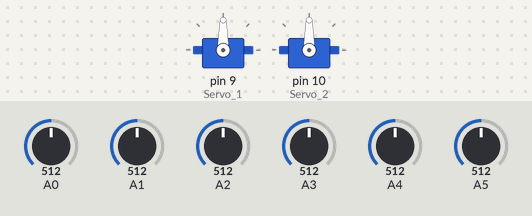
A sketch run on a simulated Arduino Uno, built with avr-gcc and run on an emulated ATmega328P. Shown: 2 × servo. Inputs (shaded band) come from the test bench; at power-on: A0 = 512, A1 = 512, A2 = 512, A3 = 512, A4 = 512, A5 = 512. What the sketch prints to the serial monitor is not drawn.

Above: at 1.3 s.
1.4 s: A0 set to 523
3.4 s: A0 set to 551
At 6.3 s:
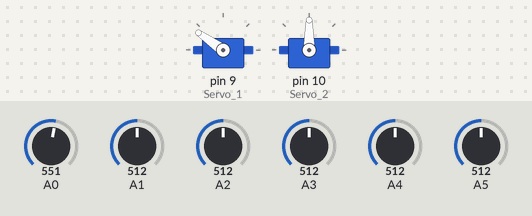
6.6 s: A1 set to 541
At 9.2 s:
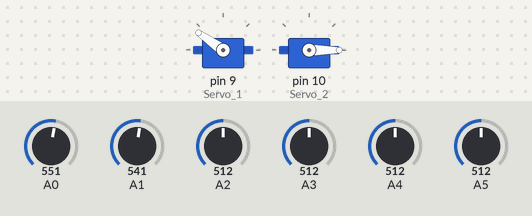
10.1 s: A2 set to 564
11.7 s: A2 set to 581
At 13.06 s:
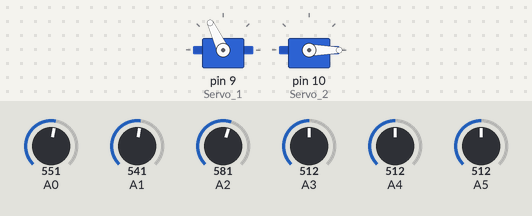
15.3 s: A0 set to 716
At 18.2 s:
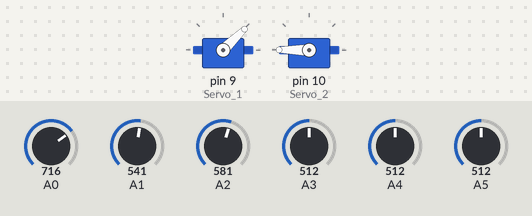
Timing chart, 0 to 21.6 s (numbered marks = the images above; inputs shaded):
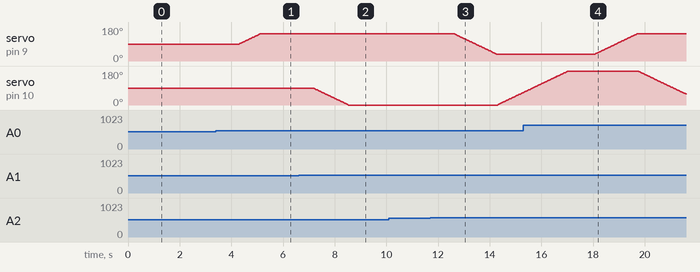

The sketch:

5.3opposite_way.ino
```cpp
#include <Servo.h>
#include <math.h>
int light_1;
int light_2;
int light_3;
int light_4;
static int pos1=90;
static int pos2=90;
const int range=20;
Servo Servo_1;
Servo Servo_2;
int Vo_AADAT;
int Vo_Fixed;
double Vin_AADAT;
double Vin_Fixed;
double real_Vo_AADAT;
double real_Vo_Fixed;
double C_AADAT;
double C_Fixed;
double P_AADAT;
double P_Fixed;

////////////////////////////////////////////////////////////////////////////////////////////////////////
int horizontal_right (int pos2){
  Servo_2.attach(10);
  while( pos2 < 180) { // goes from 180 degrees to 0 degrees

   int light_2=analogRead(A1);
   int light_4=analogRead(A3);

   if( ((light_4-light_2)<range) && ((light_4-light_2)>-range)){  //-range< x <range, means balance
     break;}
   else if(pos1>90){
      if((light_4-light_2)<-range){
          break;} }
   else{ //pos1<=90
      if((light_4-light_2)>range){
          break;} }

    pos2+= 1;
    Servo_2.write(pos2);              // tell servo 2 to go to position in variable 'pos'
    delay(15);                        // waits 15 ms for the servo to reach the position

  }//end while
  Servo_2.detach();
  return pos2;
}//end void

////////////////////////////////////////////////////////////////////////////////////////////////////////
int horizontal_left (int pos2){
  Servo_2.attach(10);
  while( pos2 > 0) { // goes from 180 degrees to 0 degrees

   int light_2=analogRead(A1);
   int light_4=analogRead(A3);

   if( ((light_4-light_2)<range) && ((light_4-light_2)>-range)){  //-range< x <range, means balance
      break;}
   else if(pos1>90){
      if((light_4-light_2)>range){
          break;} }
   else{ //pos1<=90
       if((light_4-light_2)<-range){
          break;} }

   pos2-= 1;
   Servo_2.write(pos2);              // tell servo 2 to go to position in variable 'pos'
   delay(15);                        // waits 15 ms for the servo to reach the position

  }//end while
  Servo_2.detach();
  return pos2;
}//end void
////////////////////////////////////////////////////////////////////////////////////////////////////////
int vertical_up (int pos1){
  Servo_1.attach(9);
  while(pos1 < 145){ // goes from 0 degrees to 180 degrees

   light_1=analogRead(A0);
   light_3=analogRead(A2);

   if( ((light_1-light_3)<range) && ((light_1-light_3)>-range)){  //-range< x <range, means balance
    break;}
   else if((light_1-light_3)<-range){
    break;}
   else{pos1 += 1;
    Servo_1.write(pos1);              // tell servo 1 to go to position in variable 'pos'
    delay(15); }                      // waits 15 ms for the servo to reach the position

  }//end while
  Servo_1.detach();
  return pos1;
}//end function

/////////////////////////////////////////////////////////////////////////////////////////////////////////////
int vertical_down (int pos1){
  Servo_1.attach(9);
  while(pos1 > 35){ // goes from 0 degrees to 180 degrees

   light_1=analogRead(A0);
   light_3=analogRead(A2);

   if( ((light_1-light_3)<range) && ((light_1-light_3)>-range)){  //-range< x <range, means balance
    break;}
   else if((light_1-light_3)>range){
    break;}
   else{pos1 -= 1;
    Servo_1.write(pos1);      // tell servo 1 to go to position in variable 'pos'
    delay(15); }               // waits 15 ms for the servo to reach the position

  }//end while
  Servo_1.detach();
  return pos1;
}//end function

//////////////////////////////////////////////////////////////////////////////////////////////////////////////
void setup() {

Servo_1.attach(9);
Servo_2.attach(10);
Servo_1.write(pos1);    //Reset Servo1 to original location
Servo_2.write(pos2);    //Reset Servo1 to original location
delay(15);
Servo_1.detach();
Servo_1.attach(9);

Serial.begin(9600);          //to trigger serial monitor
Serial.println("CLEARDATA"); //clears up any data left from previous projects
Serial.println("LABEL,Time,Timer,Date,ini_pos1,ini_pos2,Fin_LDR1,Fin_LDR3,Fin_LDR2,Fin_LDR4,VIn_AADAT,VIn_fixed,realV_AADAT(mV),realV_fixed(mV),C_AADAT(mA),C_fixed(mA),P_AADAT,P_fixed");
//always write LABEL, so excel knows the next things will be the names of the columns (instead of Acolumn you could write Time for instance)
Serial.println("RESETTIMER"); //resets timer to 0
////////////////////////////////////////////////////////////////////////////////////////////////////////////////
} //end void setup
///////////////////////////////////////////

void loop() {
/*
if( (light_1 || light_3)<=300){
  pos1=180-pos1;
  };
*/

Serial.print("DATA,TIME,TIMER,DATE,"); //writes the time in the first column A and the time since the measurements started in column B
Serial.print(pos1);
Serial.print(",");
Serial.print(pos2);
Serial.print(",");
////////////////////////////////////////////////////////////////////
//vertical first,then horizontal
//condition 3
light_1=analogRead(A0);
light_3=analogRead(A2);
if(  (light_1 - light_3)>range  ){
  pos1 = vertical_up(pos1); };//end condtion 3
/////////////////////////////////////
// conditon 4
light_1=analogRead(A0);
light_3=analogRead(A2);
if(  (light_1 - light_3)<-range  ){
  pos1 = vertical_down(pos1); };//end condtion 4
/////////////////////////////////////
light_2=analogRead(A1);
    light_4=analogRead(A3);
    if(  (light_4-light_2)>range   ){
      if(pos1>90){
        pos2 = horizontal_right(pos2);}else{
        pos2 = horizontal_left(pos2);}
      };//end condtion 1
///////////////////////////////////////
    light_2=analogRead(A1);
    light_4=analogRead(A3);
    if(  (light_4-light_2)<-range   ){
      if(pos1>90){
        pos2 = horizontal_left(pos2);}else{
        pos2 = horizontal_right(pos2);}
      };//end condtion 2
///////////////////////////////////////
Vo_AADAT  = analogRead(A5);
Vo_Fixed  = analogRead(A4);
real_Vo_AADAT = (Vo_AADAT * 5) /1023;
real_Vo_Fixed = (Vo_Fixed * 5) /1023;
C_AADAT   = real_Vo_AADAT/ 12250;
C_Fixed   = real_Vo_Fixed/ 12250;
Vin_AADAT  = (( C_AADAT * 22750 ) + real_Vo_AADAT);
Vin_Fixed  = (( C_Fixed * 22750 ) + real_Vo_Fixed);
P_AADAT   = pow(Vin_AADAT,2)/35000;
P_Fixed   = pow(Vin_Fixed,2)/35000;

Serial.print(light_1);
Serial.print(",");
Serial.print(light_3);
Serial.print(",");
Serial.print(light_2);
Serial.print(",");
Serial.print(light_4);
Serial.print(",");
Serial.print(Vo_AADAT);
Serial.print(",");
Serial.print(Vo_Fixed);
Serial.print(",");
Serial.print(real_Vo_AADAT);
Serial.print(",");
Serial.print(real_Vo_Fixed);
Serial.print(",");
Serial.print(C_AADAT);
Serial.print(",");
Serial.print(C_Fixed);
Serial.print(",");
Serial.print(P_AADAT);
Serial.print(",");
Serial.print(P_Fixed);
Serial.print(",");
Serial.println();     //extra spaces to make debugging data easier to read
Serial.println();

delay(1000);
//////////////////////////////////////////////////////////////////////////////////////////////////
}//end void loop
```

Measured:
- the behaviour switches between 532 and 533 on A0 (found by bisection; images 0 and 1)
- the behaviour switches between 532 and 533 on A1 (found by bisection; images 1 and 2)
- the behaviour switches between 571 and 572 on A2 (found by bisection; images 2 and 3)
- after the input at 1.4 s, every drawn part: stays the same
- after the input at 3.4 s, servo on pin 9 (Servo_1): moves from 90° to 145° over 0.83 s, starting after 0.90 s
- after the input at 6.6 s, servo on pin 10 (Servo_2): moves from 90° to 0° over 1.4 s, starting after 0.57 s
- after the input at 10.1 s, every drawn part: stays the same
- after the input at 11.7 s, servo on pin 9 (Servo_1): moves from 145° to 35° over 1.7 s, starting after 0.91 s; servo on pin 10 (Servo_2): moves from 0° to 66° over 0.98 s, starting after 2.6 s
- after the input at 15.3 s, servo on pin 9 (Servo_1): moves from 35° to 145° over 1.7 s, starting after 2.7 s
